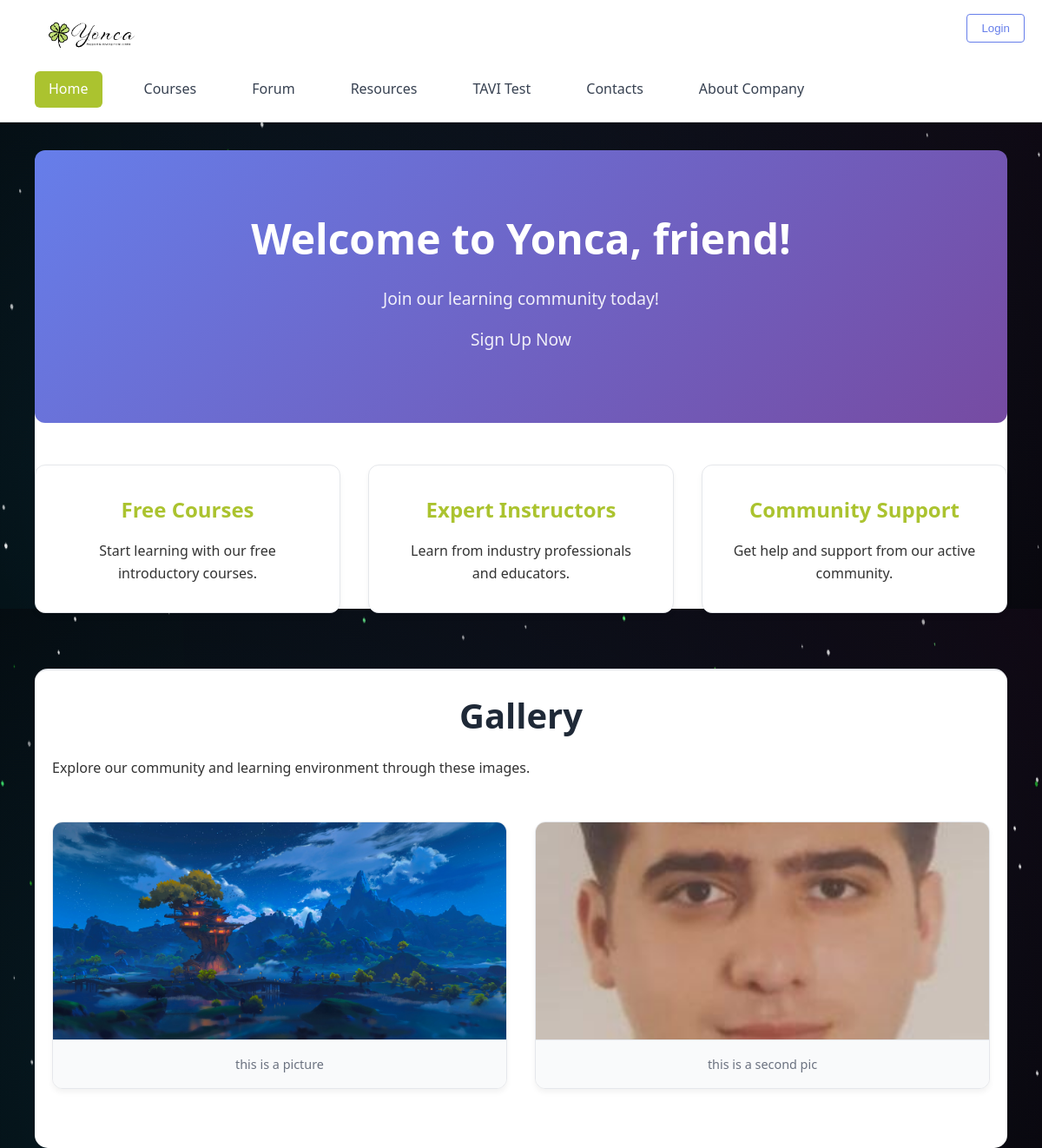
Before: / with the older database file.
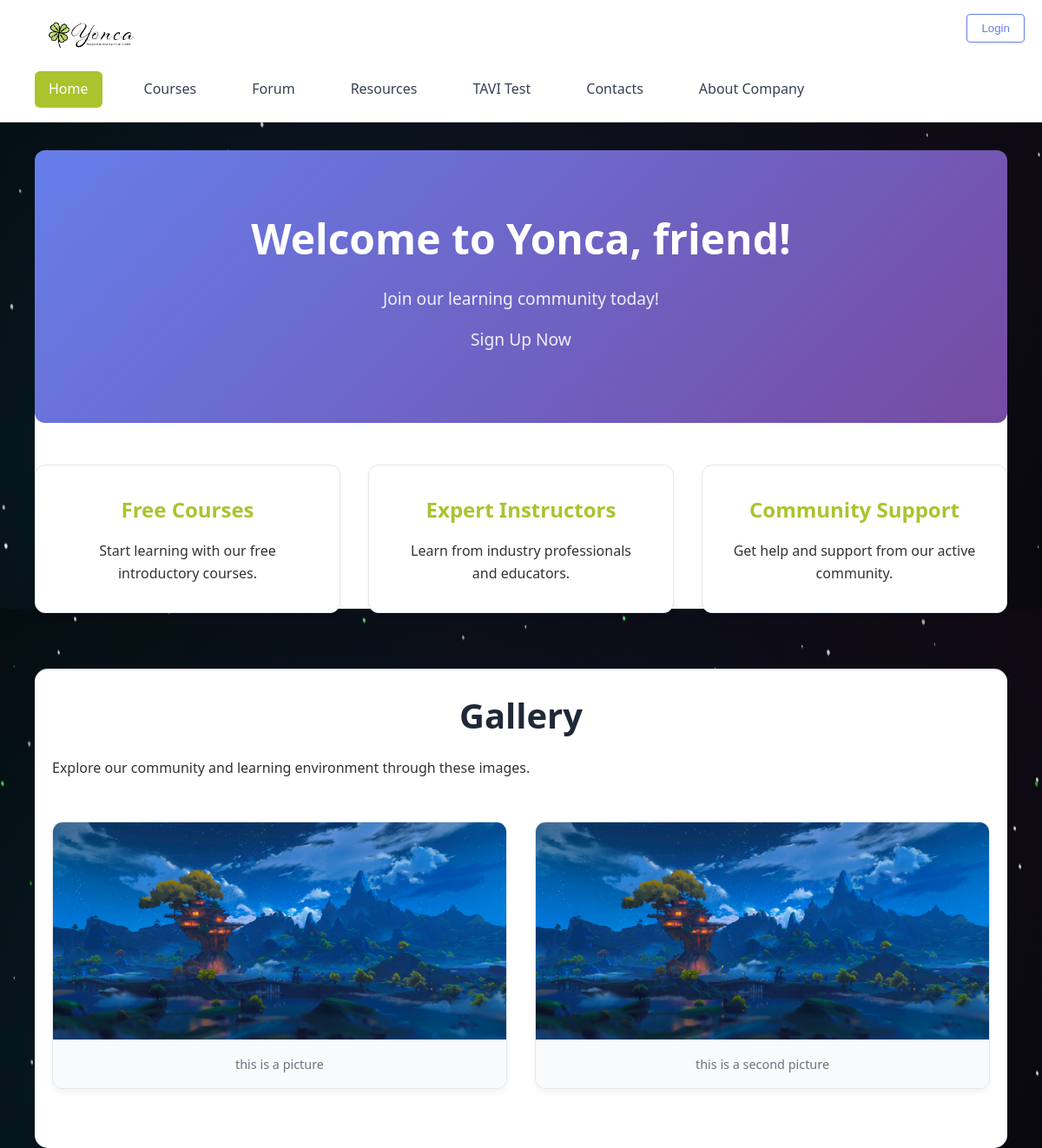
After: the same page with the newer database file.
### yonca/models/__init__.py (models this page shows, shortened)
class HomeContent(db.Model):
    id = db.Column(db.Integer, primary_key=True)
    welcome_title = db.Column(db.String(200), default="Welcome to Yonca")
    subtitle = db.Column(db.String(500), default="Your gateway to knowledge and community learning.")
    get_started_text = db.Column(db.String(200), default="Get Started")
    features = db.Column(db.JSON, default=[
        {"title": "Courses", "description": "Access educational courses and learning materials."},
        {"title": "Community Forum", "description": "Connect with fellow learners, ask questions, and share knowledge."},
        {"title": "Learning Materials", "description": "Access educational resources and study materials."},
        {"title": "Secure PDF Library", "description": "Upload and access protected PDF documents."}
    ])
    logged_out_welcome_title = db.Column(db.String(200), default="Welcome to Yonca")
    logged_out_subtitle = db.Column(db.String(500), default="Join our learning community today!")
    logged_out_get_started_text = db.Column(db.String(200), default="Sign Up Now")
    logged_out_features = db.Column(db.JSON, default=[
        {"title": "Free Courses", "description": "Access our free educational courses."},
        {"title": "Community", "description": "Join discussions with fellow learners."},
        {"title": "Resources", "description": "Browse our learning materials."},
        {"title": "Sign Up", "description": "Create your account to get started."}
    ])
    gallery_images = db.Column(db.JSON, default=[
        {"url": "https://via.placeholder.com/400x250/abc32f/ffffff?text=Learning+Community", "alt": "Learning Community", "caption": "Our vibrant learning community"},
        {"url": "https://via.placeholder.com/400x250/4a90e2/ffffff?text=Interactive+Courses", "alt": "Interactive Courses", "caption": "Engage with interactive course content"},
        {"url": "https://via.placeholder.com/400x250/7ed321/ffffff?text=Study+Groups", "alt": "Study Groups", "caption": "Collaborate in study groups"}
    ])
    is_active = db.Column(db.Boolean, default=True)

### yonca/routes/__init__.py (the view, shortened to what this page needs)
@main_bp.route('/')
def index():
    home_content = HomeContent.query.filter_by(is_active=True).first()
    if not home_content:
        home_content = HomeContent()
        from yonca import db
        db.session.add(home_content)
        db.session.commit()
    lang = request.args.get('lang', 'en')
    is_authenticated = current_user.is_authenticated
    if lang in ['en', 'ru']:
        with force_locale(lang):
            return render_template('index.html', current_locale=get_locale(), is_authenticated=is_authenticated, home_content=home_content)
    return render_template('index.html', current_locale=get_locale(), is_authenticated=is_authenticated, home_content=home_content)

### yonca/templates/index.html (shortened to what this page needs)
<!DOCTYPE html>
<html lang="{{ current_locale.language }}">
<head>
</head>
<body>
    <header>
        <div class="container">
            <div class="logo">
                <img src="/static/images/Logo.jpeg" alt="Yonca Logo">
            </div>
            <nav>
                <a href="javascript:void(0)" class="nav-link active" id="home-link">{{ _('Home') }}</a>
                <a href="javascript:void(0)" class="nav-link" id="courses-link">{{ _('Courses') }}</a>
                <a href="javascript:void(0)" class="nav-link" id="forum-link">{{ _('Forum') }}</a>
                <a href="javascript:void(0)" class="nav-link" id="resources-link">{{ _('Resources') }}</a>
                <a href="javascript:void(0)" class="nav-link" id="tavi-link">{{ _('TAVI Test') }}</a>
                <a href="javascript:void(0)" class="nav-link" id="contacts-link">{{ _('Contacts') }}</a>
                <a href="javascript:void(0)" class="nav-link" id="about-link">{{ _('About Company') }}</a>
            </nav>
            <div id="auth-buttons" style="position: absolute; top: 1rem; right: 20px; display: block;">
                <button id="login-btn" onclick="window.location.href='/login'">{{ _('Login') }}</button>
            </div>
        </div>
    </header>
    <main class="container">
        <div class="white-overlay">
        <section id="home" class="page active">
            {% if is_authenticated %}
            <div class="hero">
                <h1>{{ home_content.welcome_title or _('Welcome to Yonca') }}</h1>
                <p>{{ home_content.subtitle or _('Your gateway to knowledge and community learning.') }}</p>
                <p>{{ home_content.get_started_text or _('Get Started') }}</p>
            </div>
            <div class="features">
                {% if home_content.features %}
                {% for feature in home_content.features %}
                <div class="feature-card">
                    <h3>{{ feature.title }}</h3>
                    <p>{{ feature.description }}</p>
                </div>
                {% endfor %}
                {% endif %}
            </div>
            {% else %}
            <div class="hero">
                <h1>{{ home_content.logged_out_welcome_title or _('Welcome to Yonca') }}</h1>
                <p>{{ home_content.logged_out_subtitle or _('Join our learning community today!') }}</p>
                <p>{{ home_content.logged_out_get_started_text or _('Sign Up Now') }}</p>
            </div>
            <div class="features">
                {% if home_content.logged_out_features %}
                {% for feature in home_content.logged_out_features %}
                <div class="feature-card">
                    <h3>{{ feature.title }}</h3>
                    <p>{{ feature.description }}</p>
                </div>
                {% endfor %}
                {% endif %}
            </div>
            {% endif %}
            <div class="gallery-section">
                <h2 class="section-title">{{ _('Gallery') }}</h2>
                <p>{{ _('Explore our community and learning environment through these images.') }}</p>
                <div class="gallery-grid">
                    {% if home_content.gallery_images %}
                    {% for image in home_content.gallery_images %}
                    <div class="gallery-item">
                        <img src="{{ image.url }}" alt="{{ image.alt }}" loading="lazy">
                        {% if image.caption %}
                        <div class="gallery-caption">{{ image.caption }}</div>
                        {% endif %}
                    </div>
                    {% endfor %}
                    {% endif %}
                </div>
            </div>
        </section>
        </div>
    </main>
</body>
</html>

### yonca/templates/index.html (style rules this page uses)
* { margin: 0; padding: 0; box-sizing: border-box; }
body { font-family: 'Segoe UI', Tahoma, Geneva, Verdana, sans-serif; line-height: 1.6; color: #333; background-color: #000; background-image: radial-gradient(circle at top right, rgba(121, 68, 154, 0.13), transparent), radial-gradient(circle at 20% 80%, rgba(41, 196, 255, 0.13), transparent); }
header { background: #ffffff; border-bottom: 1px solid #e0e0e0; padding: 1rem 0; box-shadow: 0 1px 3px rgba(0, 0, 0, 0.1); position: relative; }
.container { max-width: 1200px; margin: 0 auto; padding: 0 40px; }
.white-overlay { background: #fff; height: 66vh; overflow: visible; border-radius: 20px; }
.logo { font-size: 1.8rem; font-weight: bold; color: #abc32f; display: flex; align-items: center; }
.logo img { height: 50px; width: auto; }
nav { margin-top: 1rem; display: flex; gap: 2rem; flex-wrap: wrap; }
.nav-link { color: #374151; text-decoration: none; font-weight: 500; padding: 0.5rem 1rem; border-radius: 6px; transition: all 0.3s ease; position: relative; }
.nav-link.active { background-color: #abc32f; color: white; }
#auth-buttons button { background: white; color: #667eea; border: 1px solid #667eea; padding: 0.5rem 1rem; border-radius: 4px; cursor: pointer; font-weight: 500; transition: all 0.3s ease; }
.page { display: none; }
.page.active { display: block; }
.hero { text-align: center; padding: 4rem 2rem; background: linear-gradient(135deg, #667eea 0%, #764ba2 100%); color: white; border-radius: 12px; margin: 2rem 0; }
.hero h1 { font-size: 3rem; margin-bottom: 1rem; font-weight: 700; }
.hero p { font-size: 1.2rem; margin-bottom: 1rem; opacity: 0.9; }
.features { display: grid; grid-template-columns: repeat(auto-fit, minmax(300px, 1fr)); gap: 2rem; margin: 3rem 0; }
.feature-card { background: #ffffff; border: 1px solid #e5e7eb; border-radius: 12px; padding: 2rem; text-align: center; box-shadow: 0 4px 6px rgba(0, 0, 0, 0.05); transition: transform 0.3s ease, box-shadow 0.3s ease; }
.feature-card h3 { color: #abc32f; margin-bottom: 1rem; font-size: 1.5rem; }
.gallery-grid { display: grid; grid-template-columns: repeat(auto-fit, minmax(300px, 1fr)); gap: 2rem; margin: 3rem 0; }
.gallery-item { background: #ffffff; border: 1px solid #e5e7eb; border-radius: 12px; overflow: hidden; box-shadow: 0 4px 6px rgba(0, 0, 0, 0.05); transition: transform 0.3s ease, box-shadow 0.3s ease; }
.gallery-item img { width: 100%; height: 250px; object-fit: cover; display: block; }
.gallery-caption { padding: 1rem; background: #f9fafb; text-align: center; font-size: 0.9rem; color: #6b7280; border-top: 1px solid #e5e7eb; }
.gallery-section { margin-top: 4rem; padding-top: 2rem; border-top: 2px solid #e5e7eb; background: #fff; border-radius: 15px; padding: 20px; }
.section-title { color: #1f2937; font-size: 2.5rem; margin-bottom: 1rem; text-align: center; font-weight: 700; }
button { background: #abc32f; color: white; border: none; padding: 0.75rem 1.5rem; border-radius: 6px; cursor: pointer; font-weight: 600; transition: background-color 0.3s ease; }

Changed rows visible on the page:
changed HomeContent "Welcome to Yonca, friend!": gallery_images "[{\"url\": \"/static/uploads/gallery/5638_genshin-impact-li-iue-vanshu-noch-gory-nebo.jpg\", \"alt\": \"new pic\", \"caption\": \"this is a picture\"}, {\"url\": \"/static/uploads/gallery/1255_photo_2025-11-20_14-20-07.jpg\", \"alt\": \"second pic\", \"caption\": \"this is a second pic\"}]" → "[{\"url\": \"/static/uploads/gallery/5638_genshin-impact-li-iue-vanshu-noch-gory-nebo.jpg\", \"alt\": \"new pic\", \"caption\": \"this is a picture\"}, {\"url\": \"/static/uploads/gallery/7162_genshin-impact-li-iue-vanshu-noch-gory-nebo.jpg\", \"alt\": \"second pic\", \"caption\": \"this is a second picture\"}]" (drawn)
Other visible differences:
new list line: "this is a second picture"
list line gone: "this is a second pic"
